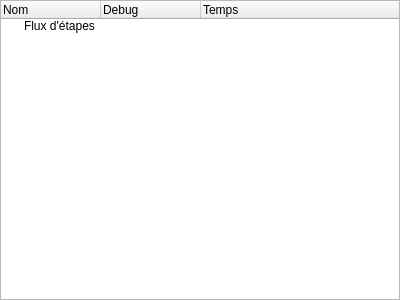
<?xml version="1.0" encoding="UTF-8"?>
<ui version="4.0">
 <class>GStepManager2</class>
 <widget class="QWidget" name="GStepManager2">
  <property name="geometry">
   <rect>
    <x>0</x>
    <y>0</y>
    <width>400</width>
    <height>300</height>
   </rect>
  </property>
  <property name="windowTitle">
   <string>Form</string>
  </property>
  <layout class="QVBoxLayout" name="verticalLayout">
   <property name="leftMargin">
    <number>0</number>
   </property>
   <property name="topMargin">
    <number>0</number>
   </property>
   <property name="rightMargin">
    <number>0</number>
   </property>
   <property name="bottomMargin">
    <number>0</number>
   </property>
   <item>
    <widget class="QTreeWidget" name="treeWidget">
     <column>
      <property name="text">
       <string>Nom</string>
      </property>
     </column>
     <column>
      <property name="text">
       <string>Debug</string>
      </property>
     </column>
     <column>
      <property name="text">
       <string>Temps</string>
      </property>
     </column>
     <item>
      <property name="text">
       <string>Flux d'étapes</string>
      </property>
      <property name="text">
       <string/>
      </property>
      <property name="flags">
       <set>ItemIsSelectable|ItemIsEnabled</set>
      </property>
     </item>
    </widget>
   </item>
  </layout>
 </widget>
 <resources/>
 <connections/>
</ui>
